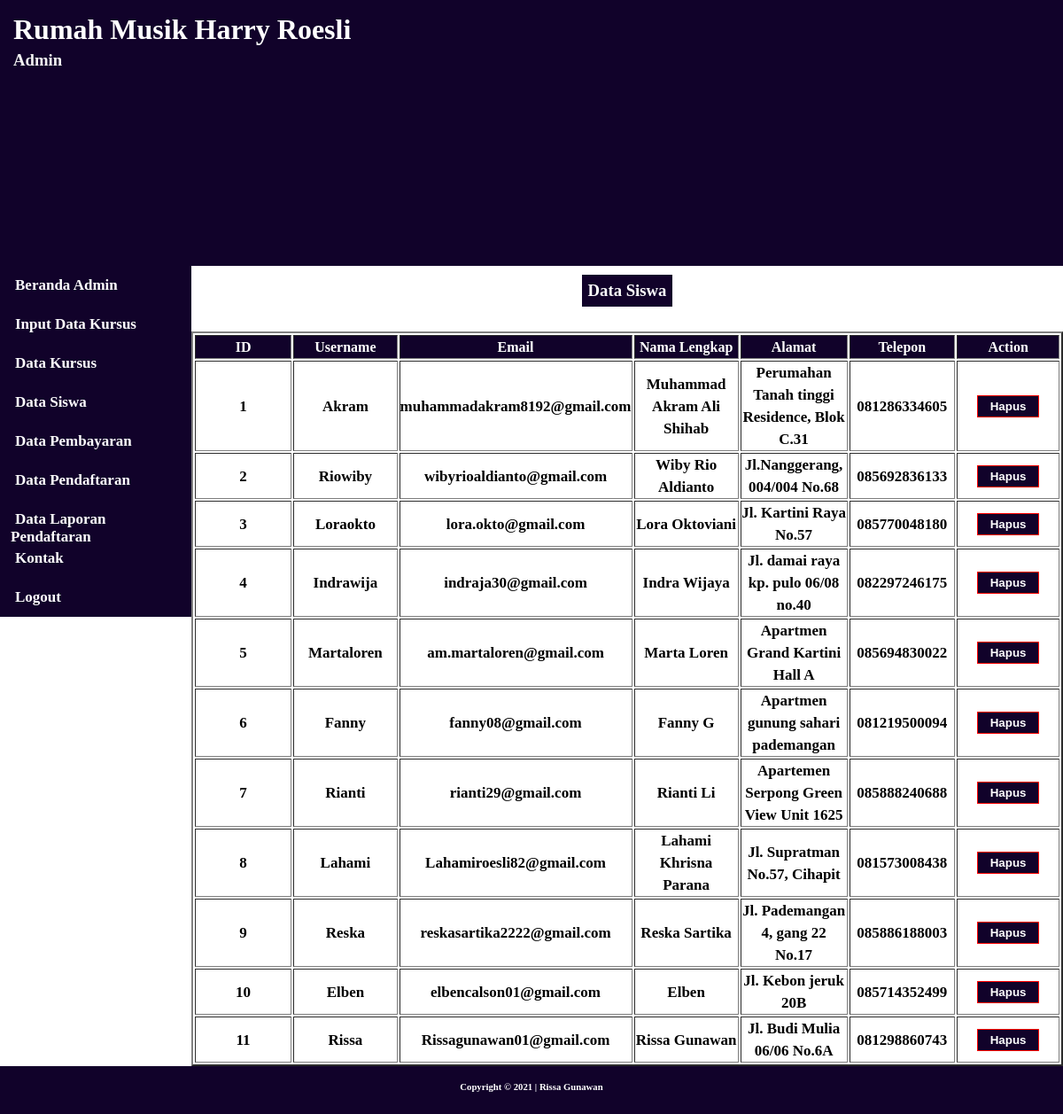
The app's page /admin/datauser.php (signed in), older data.
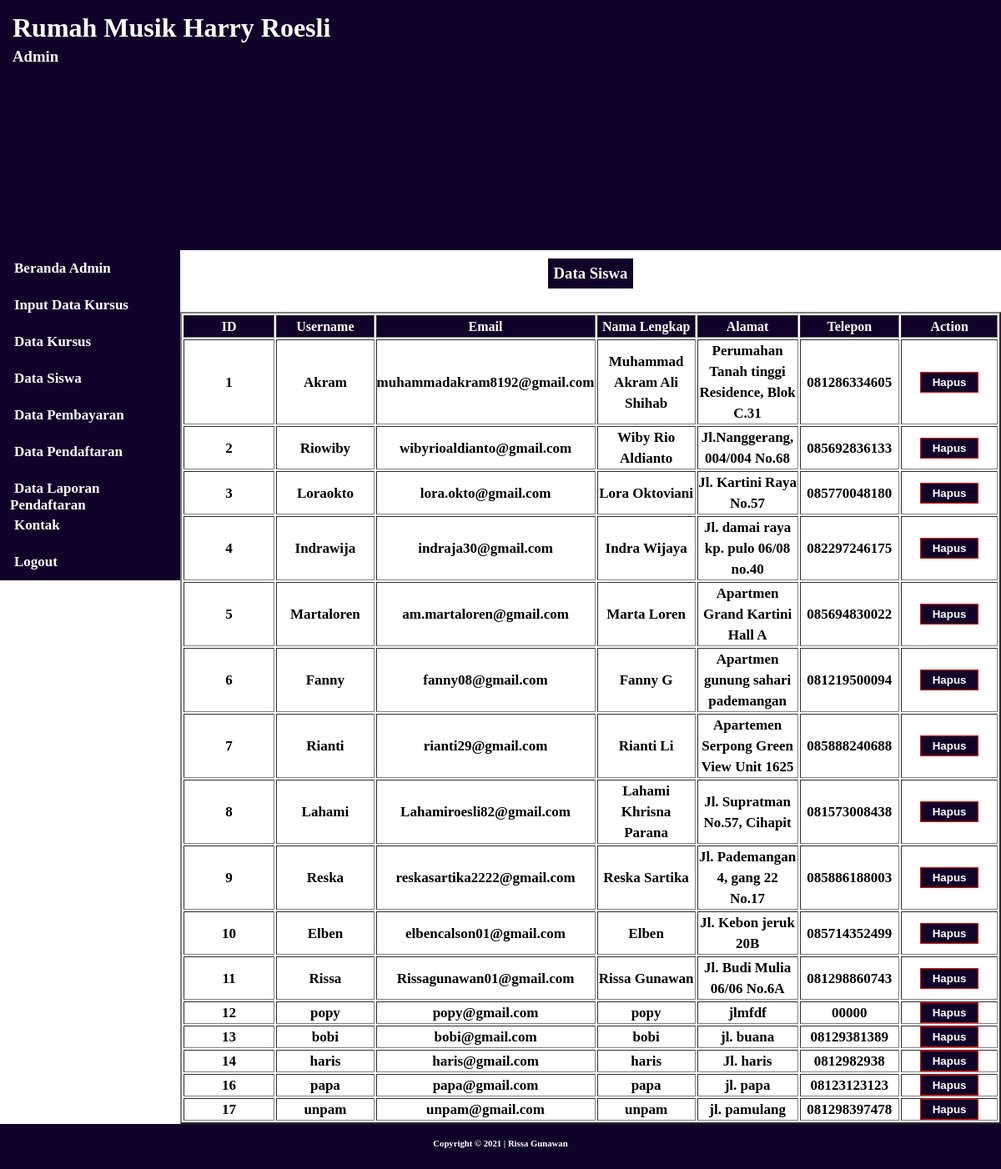
The same page, newer data.
### tables this page shows
CREATE TABLE `tamu` (
  `idtamu` int(11) NOT NULL,
  `username` varchar(20) NOT NULL,
  `email` varchar(50) NOT NULL,
  `nama` varchar(50) NOT NULL,
  `alamat` varchar(95) NOT NULL,
  `telepon` varchar(15) NOT NULL,
  `password` varchar(50) NOT NULL,
  `foto` varchar(1000) NOT NULL
);

### admin/datauser.php (the view)
<?php
	require_once "view/header.php";
?>
	<aside>
		<center>
			<h3>Data Siswa</h3>
			<div id="kanan">
				<table border="2px solid black">
				<tr style="background: #11022a; color: white;">
					<th>ID</th>
					<th>Username</th>
					<th>Email</th>
					<th>Nama Lengkap</th>
					<th>Alamat</th>
					<th>Telepon</th>
					<th>Action</th>
				</tr>
				<?php
					$sql = $pdo->query("SELECT * FROM tamu");
			  		while ($caridata = $sql->fetch()) {
			  		$id = $caridata['idtamu'];
			  		$username = $caridata['username'];
			  		$email = $caridata['email'];
			  		$nama = $caridata['nama'];
			  		$alamat = $caridata['alamat'];
			  		$telepon = $caridata['telepon'];
  				?>
				<tr align="center">
					<td><?php echo $id ?></td>
					<td><?php echo $username ?></td>
					<td><?php echo $email ?></td>
					<td><?php echo $nama ?></td>
					<td><?php echo $alamat ?></td>
					<td><?php echo $telepon ?></td>
					<td><a href="fungsi/hapususer?id=<?php echo $id ?>" onclick="return confirm('Hapus User?')"><button style="width:70px;background:#11022a;color:white;font-weight:bold;padding:4px;border:1px solid red;">Hapus</button></a> </td>
				</tr>
				<?php
			  	}
			  ?>
			  </table>
			</div>
		</center>
	</aside>
<?php
	require_once "view/footer.php"
?>

Row changes from the older to the newer data that the page shows:
added tamu: idtamu "12", username "popy", email "popy@gmail.com", nama "popy", alamat "jlmfdf", telepon "00000"
added tamu: idtamu "13", username "bobi", email "bobi@gmail.com", nama "bobi", alamat "jl. buana", telepon "08129381389"
added tamu: idtamu "14", username "haris", email "haris@gmail.com", nama "haris", alamat "Jl. haris", telepon "0812982938"
added tamu: idtamu "16", username "papa", email "papa@gmail.com", nama "papa", alamat "jl. papa", telepon "08123123123"
added tamu: idtamu "17", username "unpam", email "unpam@gmail.com", nama "unpam", alamat "jl. pamulang", telepon "081298397478"
